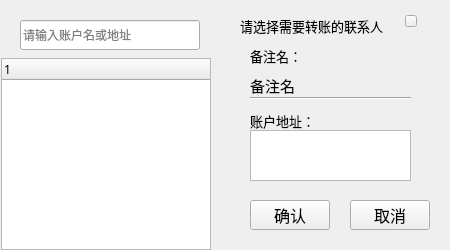
<?xml version="1.0" encoding="UTF-8"?>
<ui version="4.0">
 <class>ContactChooseWidget</class>
 <widget class="QWidget" name="ContactChooseWidget">
  <property name="geometry">
   <rect>
    <x>0</x>
    <y>0</y>
    <width>450</width>
    <height>250</height>
   </rect>
  </property>
  <property name="font">
   <font>
    <family>微软雅黑</family>
   </font>
  </property>
  <property name="windowTitle">
   <string>Form</string>
  </property>
  <widget class="QLineEdit" name="lineEdit">
   <property name="geometry">
    <rect>
     <x>20</x>
     <y>20</y>
     <width>180</width>
     <height>30</height>
    </rect>
   </property>
   <property name="placeholderText">
    <string>请输入账户名或地址</string>
   </property>
  </widget>
  <widget class="QToolButton" name="toolButton_close">
   <property name="geometry">
    <rect>
     <x>405</x>
     <y>15</y>
     <width>12</width>
     <height>12</height>
    </rect>
   </property>
   <property name="cursor">
    <cursorShape>PointingHandCursor</cursorShape>
   </property>
   <property name="text">
    <string/>
   </property>
  </widget>
  <widget class="QLabel" name="label">
   <property name="geometry">
    <rect>
     <x>240</x>
     <y>10</y>
     <width>151</width>
     <height>31</height>
    </rect>
   </property>
   <property name="font">
    <font>
     <family>微软雅黑</family>
     <pointsize>10</pointsize>
    </font>
   </property>
   <property name="text">
    <string>请选择需要转账的联系人</string>
   </property>
  </widget>
  <widget class="QLabel" name="name">
   <property name="geometry">
    <rect>
     <x>250</x>
     <y>70</y>
     <width>150</width>
     <height>31</height>
    </rect>
   </property>
   <property name="font">
    <font>
     <pointsize>11</pointsize>
    </font>
   </property>
   <property name="text">
    <string>备注名</string>
   </property>
  </widget>
  <widget class="QToolButton" name="toolButton_confirm">
   <property name="geometry">
    <rect>
     <x>250</x>
     <y>200</y>
     <width>80</width>
     <height>30</height>
    </rect>
   </property>
   <property name="font">
    <font>
     <family>微软雅黑</family>
     <pointsize>12</pointsize>
    </font>
   </property>
   <property name="cursor">
    <cursorShape>PointingHandCursor</cursorShape>
   </property>
   <property name="text">
    <string>确认</string>
   </property>
  </widget>
  <widget class="QToolButton" name="toolButton_cancel">
   <property name="geometry">
    <rect>
     <x>350</x>
     <y>200</y>
     <width>80</width>
     <height>30</height>
    </rect>
   </property>
   <property name="font">
    <font>
     <family>微软雅黑</family>
     <pointsize>12</pointsize>
    </font>
   </property>
   <property name="cursor">
    <cursorShape>PointingHandCursor</cursorShape>
   </property>
   <property name="text">
    <string>取消</string>
   </property>
  </widget>
  <widget class="QTreeWidget" name="treeWidget">
   <property name="geometry">
    <rect>
     <x>1</x>
     <y>58</y>
     <width>210</width>
     <height>192</height>
    </rect>
   </property>
   <column>
    <property name="text">
     <string notr="true">1</string>
    </property>
   </column>
  </widget>
  <widget class="QLabel" name="name_2">
   <property name="geometry">
    <rect>
     <x>250</x>
     <y>40</y>
     <width>81</width>
     <height>31</height>
    </rect>
   </property>
   <property name="font">
    <font>
     <pointsize>10</pointsize>
    </font>
   </property>
   <property name="text">
    <string>备注名：</string>
   </property>
  </widget>
  <widget class="Line" name="line">
   <property name="geometry">
    <rect>
     <x>250</x>
     <y>90</y>
     <width>161</width>
     <height>16</height>
    </rect>
   </property>
   <property name="orientation">
    <enum>Qt::Horizontal</enum>
   </property>
  </widget>
  <widget class="QLabel" name="name_3">
   <property name="geometry">
    <rect>
     <x>250</x>
     <y>110</y>
     <width>81</width>
     <height>21</height>
    </rect>
   </property>
   <property name="font">
    <font>
     <pointsize>10</pointsize>
    </font>
   </property>
   <property name="text">
    <string>账户地址：</string>
   </property>
  </widget>
  <widget class="QTextBrowser" name="address">
   <property name="geometry">
    <rect>
     <x>250</x>
     <y>130</y>
     <width>161</width>
     <height>51</height>
    </rect>
   </property>
   <property name="html">
    <string>&lt;!DOCTYPE HTML PUBLIC &quot;-//W3C//DTD HTML 4.0//EN&quot; &quot;http://www.w3.org/TR/REC-html40/strict.dtd&quot;&gt;
&lt;html&gt;&lt;head&gt;&lt;meta name=&quot;qrichtext&quot; content=&quot;1&quot; /&gt;&lt;style type=&quot;text/css&quot;&gt;
p, li { white-space: pre-wrap; }
&lt;/style&gt;&lt;/head&gt;&lt;body style=&quot; font-family:'微软雅黑'; font-size:9pt; font-weight:400; font-style:normal;&quot;&gt;
&lt;p style=&quot;-qt-paragraph-type:empty; margin-top:0px; margin-bottom:0px; margin-left:0px; margin-right:0px; -qt-block-indent:0; text-indent:0px;&quot;&gt;&lt;br /&gt;&lt;/p&gt;&lt;/body&gt;&lt;/html&gt;</string>
   </property>
  </widget>
 </widget>
 <resources/>
 <connections/>
</ui>
